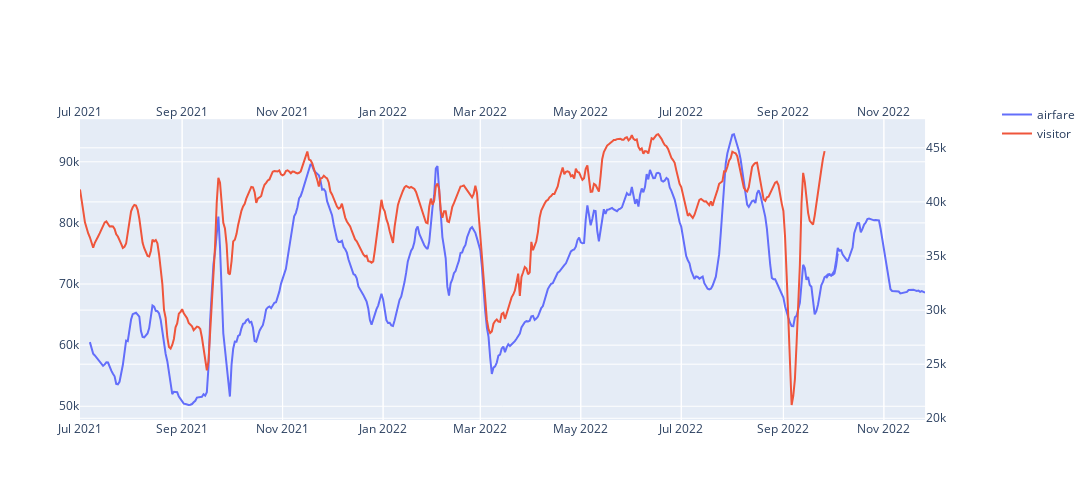

Notebook cell for this chart:
### Markdown cell above
### 시각화

### Code cell
fig=make_subplots(
        specs=[[{"secondary_y": True}]])   

fig.update_layout(xaxis2= {'anchor': 'y', 'overlaying': 'x', 'side': 'top'},
                  yaxis_domain=[0, 0.94]);

fig.add_trace(
    go.Scatter(x=airfare_visitor['date'], y=airfare_visitor['fare_avg_7ma'], name="airfare"),
    secondary_y=False
)

fig.add_trace(
    go.Scatter(x=airfare_visitor['date'], y=airfare_visitor['visitor_7ma'], name="visitor"),
    secondary_y=True
)

fig.data[1].update(xaxis='x2')
fig.update_layout(width=2200, height=500)


fig.show()

# fig.show()
plot(fig, filename='airfare_visitor.html')

### Figure 1 — Plotly figure (JSON) as saved in the notebook; plotly's stock layout.template omitted (floating-point values rounded to 4 significant figures; data arrays with more than 128 entries replaced by an {"elided": "..."} marker saying what was removed)
{"data": [{"name": "airfare", "type": "scatter", "x": {"elided": "528 str values"}, "xaxis": "x", "y": {"elided": "528 int values"}, "yaxis": "y"}, {"name": "visitor", "type": "scatter", "x": {"elided": "528 str values"}, "xaxis": "x2", "y": {"elided": "528 int values"}, "yaxis": "y2"}], "layout": {"height": 500, "width": 2200, "xaxis": {"anchor": "y", "autorange": true, "domain": [0, 0.94], "range": ["2021-07-01", "2022-11-26"], "type": "date"}, "xaxis2": {"anchor": "y", "autorange": true, "overlaying": "x", "range": ["2021-07-01", "2022-11-26"], "side": "top", "type": "date"}, "yaxis": {"anchor": "x", "autorange": true, "domain": [0, 0.94], "range": [47750.0, 96970.0], "type": "linear"}, "yaxis2": {"anchor": "x", "autorange": true, "overlaying": "y", "range": [19842, 47642], "side": "right", "type": "linear"}}}
